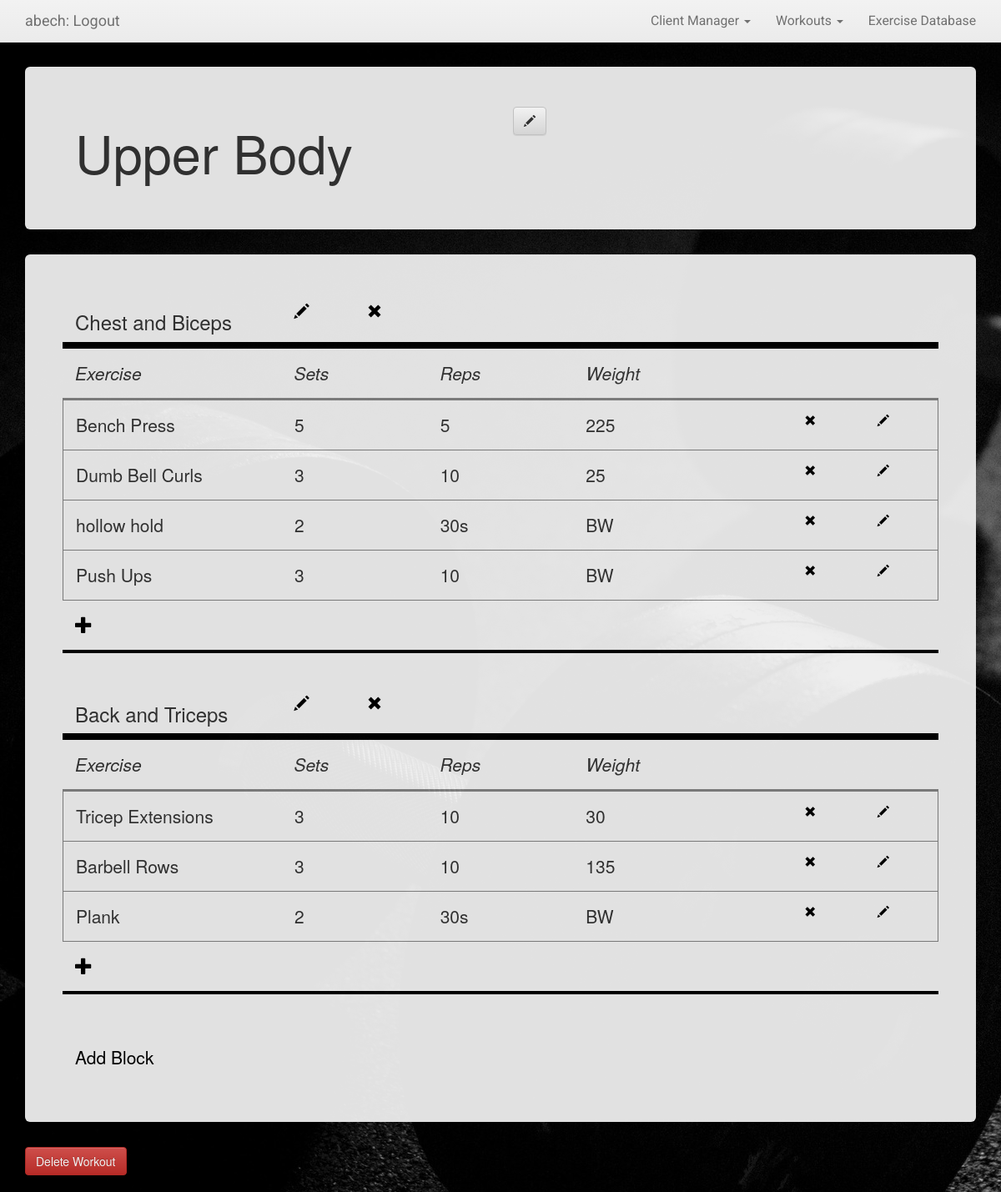
Page /workouts/3/ (signed in) on the committed database.
### workouts/models.py (models this page shows, shortened)
class CreatedWorkout(models.Model):
    trainer = models.ForeignKey(User, related_name='trainer_workouts', on_delete=models.CASCADE, null=True)
    name = models.CharField(max_length=100)
    date_created = models.DateTimeField(auto_now_add=True,null=True)
    class Meta:
        ordering = ['-date_created']

class WorkoutBlock(models.Model):
    name = models.CharField(max_length=100,blank=True,null=True)
    workout = models.ForeignKey(CreatedWorkout,
                                null=True,
                                on_delete=models.CASCADE,
                                related_name='blocks',)

class WorkoutExercise(models.Model):
    name = models.CharField(max_length=100,blank=True,null=True)
    sets = models.PositiveIntegerField(blank=True,null=True)
    reps = models.CharField(max_length=100,blank=True,null=True)
    weight = models.CharField(max_length=100,blank=True,null=True)
    block = models.ForeignKey(WorkoutBlock,
                                null=True,
                                on_delete=models.CASCADE,
                                related_name='exercises',)

### workouts/views.py (the view)
# urls.py: path('<int:pk>/',views.show_workout, name='show_workout'),
@login_required
def show_workout(request, pk):
    workout = models.CreatedWorkout.objects.get(id=pk)
    if request.user != workout.trainer:
        return HttpResponseRedirect(reverse('home'))
    blocks = workout.blocks.all()
    block_name_list = []
    block_list = []
    for block in blocks:
        block_name_list.append(block.name)
        exercises = block.exercises.all()
        exercises_list = []
        for exercise in exercises:
            exercises_list.append(exercise)
        block_list.append(exercises_list)
    context = {'workout':workout,
               'blocks':blocks,
               'block_names':block_name_list}
    return render(request,'workouts/show_workout.html',context)

### templates/workouts/show_workout.html
{% extends "workouts/workouts_base.html" %}
{% load bootstrap3 %}
{% block workouts_block %}
<div class="jumbotron">
  <div class="row">
    <div class="col-lg-6 col-sm-6 col-xs-8">
      <h1>{{ workout.name }}</h1>
    </div>
    <div class="col-lg-1 col-sm-1 col-xs-1">
      <a class='btn btn-default' href="{% url 'workouts:edit_workout' pk=workout.pk %}">
        <span class='glyphicon glyphicon-pencil'></span></a>
    </div>
  </div>
</div>
<div class="jumbotron">
{% for block in blocks %}
  <div class="row table-header">
    <div class="col-lg-3 col-sm-4 col-xs-8">
      <h3>{{ block.name }}</h3>
    </div>
    <div class="col-lg-1 col-sm-2 col-xs-2">
      <h4><a href="{% url 'workouts:edit_block' pk=block.pk %}">
          <span class='glyphicon glyphicon-pencil'></span></a></h4>
    </div>
    <div class="col-lg-1 col-sm-2 col-xs-2">
      <h4><a href="{% url 'workouts:remove_block' pk=block.pk %}">
          <span class='glyphicon glyphicon-remove'></span></a></h4>
    </div>
  </div>
  {% if block.exercises.all %}
  <div class="row table-row1">
    <div class="col-lg-3 col-sm-4 col-xs-3">
      <p>Exercise</p>
    </div>
    <div class="col-lg-2 col-sm-2 col-xs-2">
      <p>Sets</p>
    </div>
    <div class="col-lg-2 col-sm-2 col-xs-2">
      <p>Reps</p>
    </div>
    <div class="col-lg-3 col-sm-2 col-xs-2">
      <p>Weight</p>
    </div>
  </div>
  {% for exercise in block.exercises.all %}
  <div class="row table-row2">
    <div class="col-lg-3 col-sm-4 col-xs-3">
      <p id='column-header'>{{ exercise.name }}</p>
    </div>
    <div class="col-lg-2 col-sm-2 col-xs-2">
      <p id='column-header'>{{ exercise.sets }}</p>
    </div>
    <div class="col-lg-2 col-sm-2 col-xs-2">
      <p id='column-header'>{{ exercise.reps }}</p>
    </div>
    <div class="col-lg-3 col-sm-2 col-xs-2">
      <p id='column-header'>{{ exercise.weight }}</p>
    </div>
    <div class="col-lg-1 col-sm-1 col-xs-1">
      <a href="{% url 'workouts:remove_exercise' exercise.pk %}">
        <span class='glyphicon glyphicon-remove'></span></a>
    </div>
    <div class="col-lg-1 col-sm-1 col-xs-1">
      <a href="{% url 'workouts:edit_exercise' exercise.pk %}">
        <span class='glyphicon glyphicon-pencil'></span></a>
    </div>
  </div>
  {% endfor %}
  {% endif %}
  <div class="row table-end">
    <div class="col-lg-3">
      <p><a href="{% url 'workouts:create_exercise' %}">
          <span class='glyphicon glyphicon-plus' aria-hidden='true'></span>
        </a></p>
    </div>
  </div>
  <br>
  <br>
  {% endfor %}
  <br>
  <div class="row">
    <div class="col-lg-6 col-sm-6 col-xs-8">
      <p><a href="{% url 'workouts:create_block' pk=workout.pk %}">
          Add Block</a></p>
    </div>
  </div>
</div>
<a class='btn btn-danger btn-large' href="{% url 'workouts:remove_workout' pk=workout.pk %}">
  Delete Workout
</a>
<br>
<br>
{% endblock %}

### templates/workouts/workouts_base.html
{% extends "trackit/base.html" %}
{% load bootstrap3 %}
{% block body_block %}
<body class='workouts'>
  {% block workouts_block %}
  {% endblock %}
</body>
{% endblock %}

### templates/trackit/base.html (shortened to what this page needs)
<!DOCTYPE html>
{% load static %}
<html lang="en" dir="ltr">
<head>
  <link rel="stylesheet" href="https://maxcdn.bootstrapcdn.com/bootstrap/3.3.7/css/bootstrap.min.css">
  <link rel="stylesheet" href="https://maxcdn.bootstrapcdn.com/bootstrap/3.3.7/css/bootstrap-theme.min.css">
  <link href="{% static 'css/trackit.css' %}" rel="stylesheet">
</head>
<body>
  {% if user.is_authenticated %}
  <nav class="navbar navbar-default navbar-edb navbar-fixed-top">
    <div class="container">
      <div class="navbar-header">
        <a class='navbar-brand' href="{% url 'accounts:logout' %}">{{ user.username }}: Logout</a>
      </div>
      <div class="collapse navbar-collapse" id="bs-example-navbar-collapse-1">
        <ul class="nav navbar-nav navbar-right">
          <li class="dropdown">
            <a href="#" class="dropdown-toggle" data-toggle="dropdown" role="button" aria-haspopup="true" aria-expanded="false">Client Manager <span class="caret"></span></a>
          </li>
          <li class="dropdown">
            <a href="#" class="dropdown-toggle" data-toggle="dropdown" role="button" aria-haspopup="true" aria-expanded="false">Workouts <span class="caret"></span></a>
          </li>
          <li><a class='navbar-link' href="{% url 'exercise_database:exercise_list' %}">Exercise Database</a></li>
        </ul>
      </div>
    </div>
  </nav>
  {% endif %}
  <div class="container">
    {% block body_block %}
    {% endblock %}
  </div>
</body>
</html>

### static/css/trackit.css (style rules this page uses)
div.table-header { border-bottom: solid 8px black; }
div.table-row1 { border-bottom: solid 3px grey; padding: 14px 0px 0px 0px; font-style: italic; }
div.table-row2 { border-bottom: solid 1px grey; border-right: solid 1px grey; border-left: solid 1px grey; padding: 14px 0px 0px 0px; }
div.table-end { border-bottom: solid 4px black; padding: 14px 0px 0px 0px; }
a { color: black; }
body { background-image: url(/static/images/default_background.jpg); background-position: center height: 100%; opacity: .95; background-attachment: fixed; padding-top: 80px; }
body.workouts { background-image: url(/static/images/workouts_background.jpg); }
nav { font-size: 1.125em; color: black; font-family: 'Roboto', sans-serif; }
.navbar-default { background-color: grey; }

### rows in the picture
CreatedWorkout: name "Upper Body"
WorkoutBlock: name "Chest and Biceps"
WorkoutExercise: name "Bench Press", sets "5", reps "5", weight "225"
WorkoutExercise: name "Dumb Bell Curls", sets "3", reps "10", weight "25"
WorkoutExercise: name "hollow hold", sets "2", reps "30s", weight "BW"
WorkoutExercise: name "Push Ups", sets "3", reps "10", weight "BW"
WorkoutBlock: name "Back and Triceps"
WorkoutExercise: name "Tricep Extensions", sets "3", reps "10", weight "30"
WorkoutExercise: name "Barbell Rows", sets "3", reps "10", weight "135"
WorkoutExercise: name "Plank", sets "2", reps "30s", weight "BW"

### other values in the picture
{{ user.username }} "abech"
